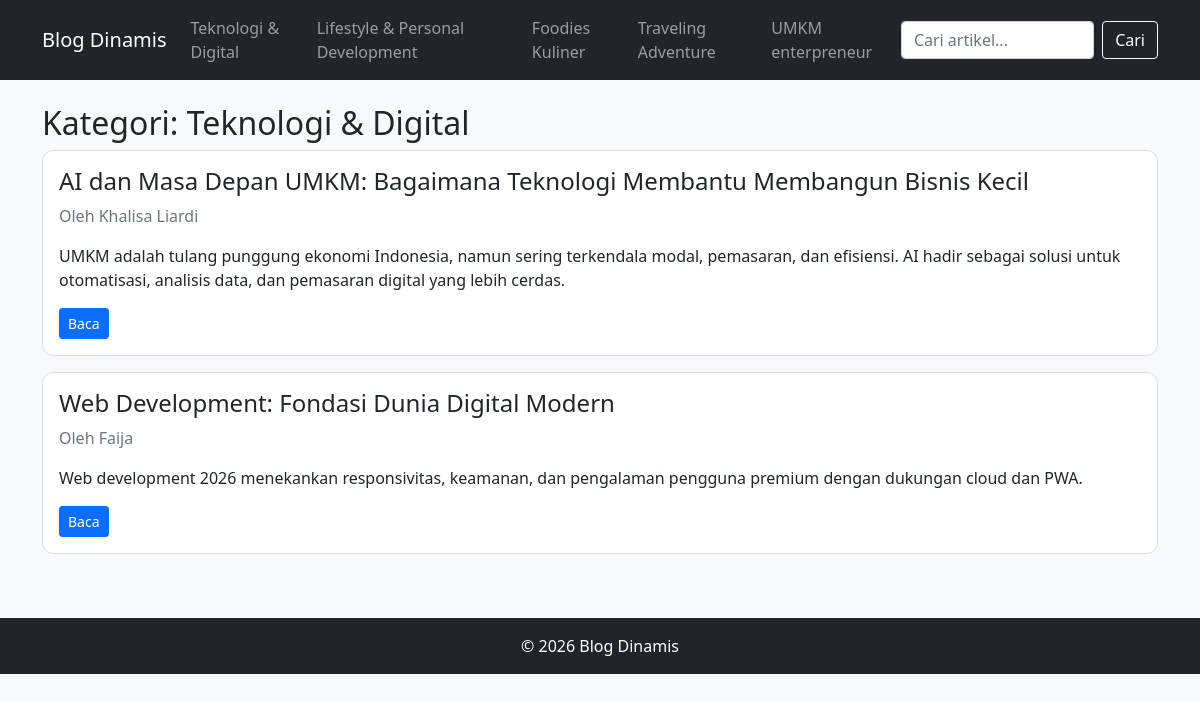
The page /kategori.php?slug=teknologi-digital on the database its author committed.
### tables this page shows
CREATE TABLE `categories` (
  `id` int(11) NOT NULL,
  `nama_kategori` varchar(100) DEFAULT NULL,
  `slug` varchar(150) DEFAULT NULL,
  `created_at` timestamp NOT NULL DEFAULT current_timestamp()
);

CREATE TABLE `articles` (
  `id` int(11) NOT NULL,
  `user_id` int(11) DEFAULT NULL,
  `category_id` int(11) DEFAULT NULL,
  `judul` varchar(255) DEFAULT NULL,
  `slug` varchar(255) DEFAULT NULL,
  `ringkasan` text DEFAULT NULL,
  `isi` longtext DEFAULT NULL,
  `thumbnail` varchar(255) DEFAULT NULL,
  `views` int(11) DEFAULT 0,
  `status` enum('draft','publish') DEFAULT 'draft',
  `published_at` datetime DEFAULT NULL,
  `created_at` timestamp NOT NULL DEFAULT current_timestamp()
);

CREATE TABLE `users` (
  `id` int(11) NOT NULL,
  `nama` varchar(100) DEFAULT NULL,
  `username` varchar(50) DEFAULT NULL,
  `password` varchar(255) DEFAULT NULL,
  `role` enum('admin','author') DEFAULT 'author',
  `bio` text DEFAULT NULL,
  `created_at` timestamp NOT NULL DEFAULT current_timestamp()
);

### kategori.php (the view, shortened to what this page needs)
<?php
include 'config/koneksi.php';
$slug = $_GET['slug'];
$kategori = mysqli_fetch_assoc(mysqli_query($conn, "SELECT * FROM categories WHERE slug='$slug'"));
$data = mysqli_query($conn, "
    SELECT articles.*, users.nama as author
    FROM articles
    JOIN categories ON articles.category_id = categories.id
    JOIN users ON articles.user_id = users.id
    WHERE categories.slug='$slug' AND articles.status='publish'
");
include 'templates/frontend_header.php';
?>
<h2>Kategori: <?= htmlspecialchars($kategori['nama_kategori']); ?></h2>
<?php while($row = mysqli_fetch_assoc($data)) : ?>
<div class="card mb-3">
    <div class="card-body">
        <h4><?= htmlspecialchars($row['judul']); ?></h4>
        <p class="text-muted">Oleh <?= htmlspecialchars($row['author']); ?></p>
        <p><?= htmlspecialchars($row['ringkasan']); ?></p>
        <a href="artikel.php?slug=<?= urlencode($row['slug']); ?>" class="btn btn-primary btn-sm">Baca</a>
    </div>
</div>
<?php endwhile; ?>
<?php include 'templates/frontend_footer.php'; ?>

### templates/frontend_header.php (shortened to what this page needs)
<?php
$kategori_menu = mysqli_query($conn, "SELECT * FROM categories ORDER BY id DESC LIMIT 5");
?>
<!DOCTYPE html>
<html lang="id">
<head>
    <link href="https://cdn.jsdelivr.net/npm/bootstrap@5.0.2/dist/css/bootstrap.min.css" rel="stylesheet">
    <link href="/blog_dinamis/assets/css/style.css" rel="stylesheet">
</head>
<body>
<nav class="navbar navbar-expand-lg navbar-dark bg-dark">
    <div class="container">
        <a class="navbar-brand" href="/blog_dinamis/index.php">Blog Dinamis</a>
        <div class="collapse navbar-collapse" id="navbarFrontend">
            <ul class="navbar-nav me-auto">
                <?php while($k = mysqli_fetch_assoc($kategori_menu)) : ?>
                    <li class="nav-item">
                        <a class="nav-link" href="/blog_dinamis/kategori.php?slug=<?= urlencode($k['slug']); ?>">
                            <?= htmlspecialchars($k['nama_kategori']); ?>
                        </a>
                    </li>
                <?php endwhile; ?>
            </ul>
            <form class="d-flex" action="/blog_dinamis/search.php" method="GET">
                <input class="form-control me-2" type="search" name="q" placeholder="Cari artikel..." required>
                <button class="btn btn-outline-light" type="submit">Cari</button>
            </form>
        </div>
    </div>
</nav>
<div class="container py-4">

### assets/css/style.css (style rules this page uses)
body { background-color: #f8f9fa; }
.card { border-radius: 12px; }

### rows shown on the page
categories: nama_kategori "Teknologi & Digital"
categories: nama_kategori "Lifestyle & Personal Development"
categories: nama_kategori "Foodies Kuliner"
categories: nama_kategori "Traveling Adventure"
categories: nama_kategori "UMKM enterpreneur"
articles: judul "AI dan Masa Depan UMKM: Bagaimana Teknologi Membantu Membangun Bisnis Kecil", user.nama "Khalisa Liardi", ringkasan "UMKM adalah tulang punggung ekonomi Indonesia, namun sering terkendala modal, pemasaran, dan efisiensi. AI hadir sebagai solusi untuk otomatisasi, analisis data, dan pemasaran digital yang lebih cerdas."
articles: judul "Web Development: Fondasi Dunia Digital Modern", user.nama "Faija", ringkasan "Web development 2026 menekankan responsivitas, keamanan, dan pengalaman pengguna premium dengan dukungan cloud dan PWA."
